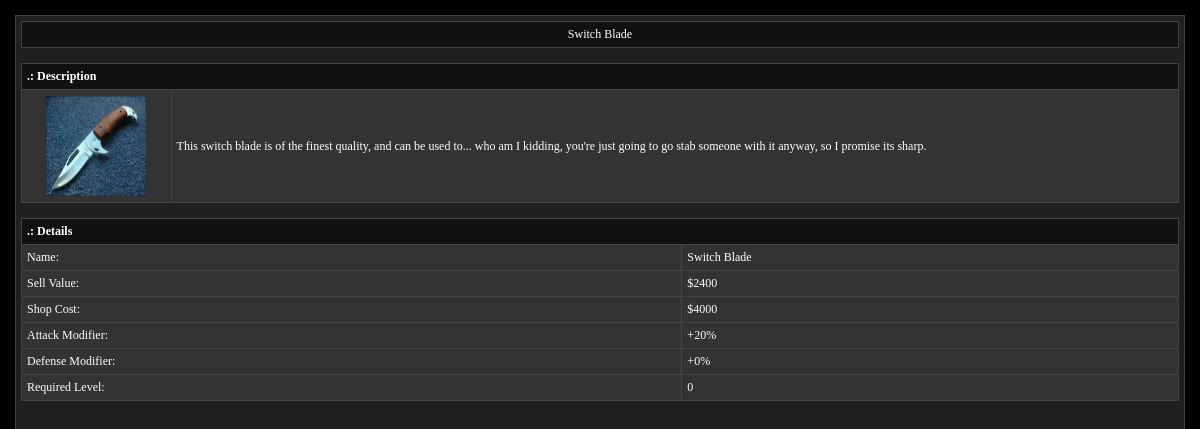
/description.php?id=4, run on the app's committed database.
### tables this page shows
CREATE TABLE `items` (
  `id` int(7) NOT NULL,
  `itemname` varchar(75) NOT NULL DEFAULT '',
  `description` text NOT NULL,
  `cost` bigint(15) NOT NULL DEFAULT '0',
  `image` varchar(100) NOT NULL DEFAULT '',
  `offense` int(20) NOT NULL DEFAULT '0',
  `defense` int(20) NOT NULL DEFAULT '0',
  `heal` int(10) NOT NULL DEFAULT '0',
  `buyable` int(1) NOT NULL DEFAULT '0',
  `level` int(5) NOT NULL
);

### dbcon.php (called while the page is built, shortened)
<?php
class DB
{
    protected static $instance = null;
    public static function instance()
    {
        if (self::$instance === null)
        {
            $opt  = array(
                PDO::ATTR_ERRMODE            => PDO::ERRMODE_EXCEPTION,
                PDO::ATTR_DEFAULT_FETCH_MODE => PDO::FETCH_ASSOC,
                PDO::ATTR_EMULATE_PREPARES   => FALSE,
            );
            $dsn = 'mysql:host='.DB_HOST.';dbname='.DB_NAME.';charset='.DB_CHAR;
            self::$instance = new PDO($dsn, DB_USER, DB_PASS, $opt);
        }
        return self::$instance;
    }
    public static function run($sql, $args = [])
    {
        if (!$args)
        {
            return self::instance()->query($sql);
        }
        $stmt = self::instance()->prepare($sql);
        $stmt->execute($args);
        return $stmt;
    }
}

### description.php (the view, shortened to what this page needs)
<?php
include 'dbcon.php';
$result= DB::run("SELECT * FROM `items` WHERE `id` = '".$_GET['id']."'");
$worked= $result->fetch();
?>
		<html>
		<head>
		</head>
		<body>
		<table class='wrap' width='100%' height='100%' cellpadding='5' cellspacing='0' align='center'>
		<tr>
			<td valign='top'>
			<table class='header' width='100%' cellpadding='5' cellspacing='0' align='center'>
			<tr>
				<td><p style='color:white;font-size:16px;font-weight:bold;'><center><?= $worked['itemname'] ?></center></p></td>
			</tr>
			</table>
			<br>
			<table width='100%' cellpadding='4' cellspacing='0'>
			<tr>
				<td colspan='2' class='style1'>.: Description</td>
			</tr>
			<tr>
				<td class='textl' align='center'><img src='<?= $worked['image'] ?>' width='100' height='100' style='border: 1px solid #333333'></td>
				<td class='textm2'><?= $worked['description'] ?></td>
			</tr>
			</table>
			<br>
			<table width='100%' cellpadding='4' cellspacing='0'>
			<tr>
				<td colspan='4' class='style2'>.: Details</td>
			</tr>
			<tr>
				<td class='textm'>Name: </td>
				<td class='textr'><?= $worked['itemname'] ?></td>
			</tr>
			<tr>
				<td class='textm'>Sell Value: </td>
				<td class='textr'>$<?= $worked['cost'] * .6 ?></td>
			</tr>
			<tr>
				<td class='textm'>Shop Cost: </td>
				<td class='textr'>$<?= $worked['cost'] ?></td>
			</tr>
			<tr>
				<td class='textm' valign='top'>Attack Modifier: </td>
				<td class='textr'>
				+<?= $worked['offense'] ?>%<br>				</td>
			</tr>
			<tr>
				<td class='textm' valign='top'>Defense Modifier: </td>
				<td class='textr'>
				+<?= $worked['defense'] ?>%<br>				</td>
			</tr>
			<tr>
				<td class='textm' valign='top'>Required Level: </td>
				<td class='textr'>
				<?= $worked['level'] ?><br>				</td>
			</tr>
			</table>
			</td>
		</tr>
		</table>
		</body>
        </html>

### description.php (style rules this page uses)
* { font-family: tahoma; font-size: 12px; color: #FFFFFF; }
body { background-color: #000000; margin: 15px; }
.wrap { background-color: #202020; border: 1px solid #444; }
.header { background-color: #111; border: 1px solid #444; }
.textl { padding: 5px; border-left: 1px solid #444; border-bottom: 1px solid #444; background-color: #333333; }
.textr { padding: 5px; border-right: 1px solid #444; border-bottom: 1px solid #444; background-color: #333333; }
.textm { padding: 5px; background-color: #333333; border-left: 1px solid #444; border-right: 1px solid #444; border-bottom: 1px solid #444; }
.textm2 { padding: 5px; background-color: #333333; border-left: 1px solid #444; border-right: 1px solid #444; border-bottom: 1px solid #444; }
.style1 { padding: 5px; border: 1px solid #444444; background-color: #111; color: #FFFFFF; font-weight: bold; }
.style2 { padding: 5px; border: 1px solid #444; background-color: #111; color: #FFFFFF; font-weight: bold; }

### data on the page
items: itemname "Switch Blade", image (picture), description "This switch blade is of the finest quality, and can be used to... who am I kidding, you're just going to go stab someone with it anyway, so I promise its sharp.", cost "2400", cost "4000", offense "20", defense "0", level "0"
